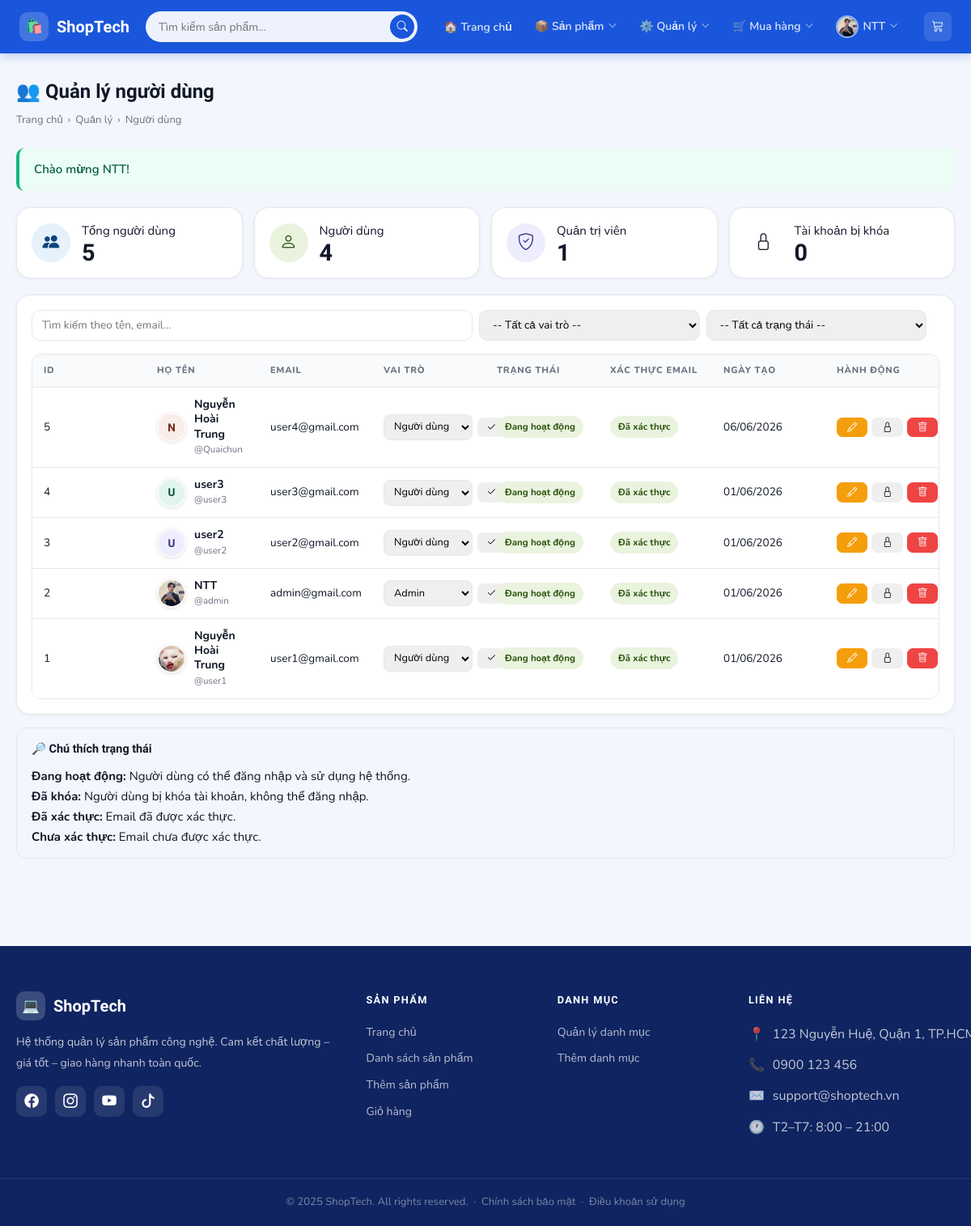
/Account/users (signed in), run on the app's committed database.
### tables this page shows
CREATE TABLE IF NOT EXISTS `account` (
  `id` int NOT NULL AUTO_INCREMENT,
  `username` varchar(255) NOT NULL,
  `fullname` varchar(255) NOT NULL,
  `email` varchar(255) DEFAULT NULL,
  `password` varchar(255) NOT NULL,
  `role` enum('admin','user') DEFAULT 'user',
  `status` enum('active','locked') NOT NULL DEFAULT 'active',
  `avatar` varchar(255) DEFAULT NULL,
  `remember_token` varchar(255) DEFAULT NULL,
  `remember_expires_at` datetime DEFAULT NULL,
  `reset_token` varchar(255) DEFAULT NULL,
  `reset_expires_at` datetime DEFAULT NULL,
  `email_verify_token` varchar(255) DEFAULT NULL,
  `email_verify_expires_at` datetime DEFAULT NULL,
  `email_verified_at` datetime DEFAULT NULL,
  `created_at` timestamp NULL DEFAULT CURRENT_TIMESTAMP,
  PRIMARY KEY (`id`),
  UNIQUE KEY `username` (`username`),
  UNIQUE KEY `uq_account_email` (`email`)
);

### app/controllers/AccountController.php (called while the page is built, shortened)
<?php
require_once 'app/config/database.php';
require_once 'app/models/AccountModel.php';
require_once 'app/helpers/SessionHelper.php';
class AccountController
{
    private $accountModel;
    public function __construct()
    {
        $this->db = (new Database())->getConnection();
        $this->accountModel = new AccountModel($this->db);
    }
    public function users()
    {
        $users = $this->accountModel->getAllUsers();
        include 'app/views/account/users.php';
    }
}

### index.php (called while the page is built, shortened)
<?php
$url = $_GET['url'] ?? 'product';
$url = rtrim($url, '/');
$url = filter_var($url, FILTER_SANITIZE_URL);
$url = explode('/', $url);
$action = isset($url[1]) && $url[1] != ''
    ? $url[1]
    : 'index';
$controller = new $controllerName();
call_user_func_array([$controller, $action], array_slice($url, 2));
?>

### app/helpers/SessionHelper.php (called while the page is built, shortened)
<?php
class SessionHelper
{
    public static function getFlash($key)
    {
        $msg = $_SESSION['flash'][$key] ?? null;
        return $msg;
    }
}

### app/config/database.php (called while the page is built, shortened)
<?php
class Database
{
    private $host = "localhost";
    private $db_name = "my_store";
    private $username = "root";
    private $password = "";
    public function getConnection()
    {
        $this->conn = null;
        try {
            $this->conn = new PDO(
                "mysql:host=" . $this->host . ";dbname=" . $this->db_name,
                $this->username,
                $this->password
            );
            $this->conn->exec("set names utf8");
        } catch (PDOException $exception) {
            echo "Connection error: " . $exception->getMessage();
        }
        return $this->conn;
    }
}

### app/models/AccountModel.php (called while the page is built, shortened)
<?php
class AccountModel
{
    private $db;
    public function __construct($db)
    {
        $this->db = $db;
    }
    public function getAllUsers()
    {
        $stmt = $this->db->query("SELECT id, username, fullname, email, avatar, role, status, email_verified_at, created_at FROM account ORDER BY id DESC");
        return $stmt->fetchAll(PDO::FETCH_OBJ);
    }
}

### app/views/account/users.php (the view, shortened to what this page needs)
<?php
require_once 'app/helpers/SessionHelper.php';
$flash = SessionHelper::getFlash('success');
$totalUsers = count($users);
$totalAdmins = 0;
$totalNormalUsers = 0;
$totalLocked = 0;
foreach ($users as $u) {
    if (($u->role ?? 'user') === 'admin') $totalAdmins++;
    else $totalNormalUsers++;
}
?>
<?php include 'app/views/shares/header.php'; ?>
<div class="st-page st-users-page">
<div class="st-container">
  <div class="st-page-head fade-up">
    <div>
      <h1>👥 Quản lý người dùng</h1>
      <div class="st-breadcrumb">
        <a href="/Product">Trang chủ</a> › <span>Quản lý</span> › <span>Người dùng</span>
      </div>
    </div>
  </div>
  <?php if ($flash): ?><div class="alert alert-success fade-up"><?php echo htmlspecialchars($flash, ENT_QUOTES, 'UTF-8'); ?></div><?php endif; ?>
  <div class="st-users-kpi-grid fade-up">
    <div class="st-users-kpi-card">
      <div class="st-users-kpi-icon blue"><i class="bi bi-people-fill"></i></div>
      <div><div class="st-users-kpi-title">Tổng người dùng</div><div class="st-users-kpi-value"><?php echo $totalUsers; ?></div></div>
    </div>
    <div class="st-users-kpi-card">
      <div class="st-users-kpi-icon green"><i class="bi bi-person"></i></div>
      <div><div class="st-users-kpi-title">Người dùng</div><div class="st-users-kpi-value"><?php echo $totalNormalUsers; ?></div></div>
    </div>
    <div class="st-users-kpi-card">
      <div class="st-users-kpi-icon purple"><i class="bi bi-shield-check"></i></div>
      <div><div class="st-users-kpi-title">Quản trị viên</div><div class="st-users-kpi-value"><?php echo $totalAdmins; ?></div></div>
    </div>
    <div class="st-users-kpi-card">
      <div class="st-users-kpi-icon orange"><i class="bi bi-lock"></i></div>
      <div><div class="st-users-kpi-title">Tài khoản bị khóa</div><div class="st-users-kpi-value"><?php echo $totalLocked; ?></div></div>
    </div>
  </div>
  <div class="st-users-panel fade-up">
    <div class="st-users-toolbar">
      <input id="userSearchInput" type="text" class="form-control" placeholder="Tìm kiếm theo tên, email...">
      <select id="roleFilter" class="form-select">
        <option value="">-- Tất cả vai trò --</option>
      </select>
      <select id="statusFilter" class="form-select">
        <option value="">-- Tất cả trạng thái --</option>
      </select>
    </div>
    <div class="table-responsive st-users-table-wrap">
      <table class="table st-users-table">
        <thead>
          <tr>
            <th>ID</th>
            <th>Họ tên</th>
            <th>Email</th>
            <th>Vai trò</th>
            <th>Trạng thái</th>
            <th>Xác thực email</th>
            <th>Ngày tạo</th>
            <th>Hành động</th>
          </tr>
        </thead>
        <tbody id="usersTableBody">
          <?php foreach ($users as $u): ?>
          <?php
            $status = $u->status ?? 'active';
            $role = $u->role ?? 'user';
          ?>
          <tr class="<?php echo $status === 'active' ? 'row-active' : 'row-locked'; ?>" data-role="<?php echo htmlspecialchars($role, ENT_QUOTES, 'UTF-8'); ?>" data-status="<?php echo htmlspecialchars($status, ENT_QUOTES, 'UTF-8'); ?>">
            <td><div class="st-td"><?php echo (int)$u->id; ?></div></td>
            <td>
              <div class="st-td">
                <div class="st-user-cell">
                  <?php
                    $palette = ['blue', 'green', 'amber', 'purple', 'teal', 'coral', 'pink'];
                    $colorClass = $palette[((int)$u->id) % count($palette)];
                  ?>
                  <div class="st-user-av <?php echo $colorClass; ?>">
                    <?php if (!empty($u->avatar)): ?>
                      <img src="/<?php echo htmlspecialchars($u->avatar, ENT_QUOTES, 'UTF-8'); ?>" alt="avatar">
                    <?php else: ?>
                      <?php echo strtoupper(mb_substr($u->fullname ?: $u->username, 0, 1, 'UTF-8')); ?>
                    <?php endif; ?>
                  </div>
                  <div>
                    <div class="st-user-name"><?php echo htmlspecialchars($u->fullname, ENT_QUOTES, 'UTF-8'); ?></div>
                    <div class="st-user-un">@<?php echo htmlspecialchars($u->username, ENT_QUOTES, 'UTF-8'); ?></div>
                  </div>
                </div>
              </div>
            </td>
            <td><div class="st-td"><?php echo htmlspecialchars($u->email ?? '', ENT_QUOTES, 'UTF-8'); ?></div></td>
            <td>
              <div class="st-td">
                <form method="POST" action="/Account/updateUserRole" class="st-users-inline-form">
                  <select name="role" class="form-select form-select-sm">
                    <option value="user" <?php echo $role === 'user' ? 'selected' : ''; ?>>Người dùng</option>
                    <option value="admin" <?php echo $role === 'admin' ? 'selected' : ''; ?>>Admin</option>
                  </select>
                  <button class="btn btn-sm btn-outline-primary" type="submit"><i class="bi bi-check2"></i></button>
                </form>
              </div>
            </td>
            <td>
              <div class="st-td">
                <span class="st-ubadge <?php echo $status === 'active' ? 'active' : 'locked'; ?>">
                  <?php echo $status === 'active' ? 'Đang hoạt động' : 'Đã khóa'; ?>
                </span>
              </div>
            </td>
            <td>
              <div class="st-td">
                <span class="st-ubadge <?php echo !empty($u->email_verified_at) ? 'verified' : 'unverified'; ?>">
                  <?php echo !empty($u->email_verified_at) ? 'Đã xác thực' : 'Chưa xác thực'; ?>
                </span>
              </div>
            </td>
            <td><div class="st-td"><?php echo !empty($u->created_at) ? date('d/m/Y', strtotime($u->created_at)) : '-'; ?></div></td>
            <td>
              <div class="st-td" style="display: flex; gap: 5px;">
                <a href="/Account/editUser/<?php echo (int)$u->id; ?>" class="btn btn-sm btn-warning" title="Sửa">
                  <i class="bi bi-pencil"></i>
                </a>
                <form method="POST" action="/Account/toggleUserStatus" style="display: inline-block;">
                  <button class="btn btn-sm <?php echo $status === 'active' ? 'btn-outline-danger' : 'btn-outline-success'; ?>" type="submit" title="<?php echo $status === 'active' ? 'Khóa' : 'Mở khóa'; ?>">
                    <i class="bi <?php echo $status === 'active' ? 'bi-lock' : 'bi-unlock'; ?>"></i>
                  </button>
                </form>
                <a href="/Account/deleteUser/<?php echo (int)$u->id; ?>" class="btn btn-sm btn-danger" onclick="return confirm('Bạn có chắc chắn muốn xóa người dùng này? Thao tác này không thể hoàn tác!')" title="Xóa">
                  <i class="bi bi-trash"></i>
                </a>
              </div>
            </td>
          </tr>
          <?php endforeach; ?>
        </tbody>
      </table>
    </div>
  </div>
  <div class="st-users-note fade-up">
    <h4>🔎 Chú thích trạng thái</h4>
    <p><strong>Đang hoạt động:</strong> Người dùng có thể đăng nhập và sử dụng hệ thống.</p>
    <p><strong>Đã khóa:</strong> Người dùng bị khóa tài khoản, không thể đăng nhập.</p>
    <p><strong>Đã xác thực:</strong> Email đã được xác thực.</p>
    <p><strong>Chưa xác thực:</strong> Email chưa được xác thực.</p>
  </div>
</div>
</div>
<?php include 'app/views/shares/footer.php'; ?>

### data on the page
account: id "5", fullname "N", fullname "Nguyễn Hoài Trung", username "Quaichun", email "user4@gmail.com", role "Người dùng", status "Đang hoạt động", created_at "06/06/2026"
account: id "4", fullname "U", fullname "user3", username "user3", email "user3@gmail.com", role "Người dùng", status "Đang hoạt động", created_at "01/06/2026"
account: id "3", fullname "U", fullname "user2", username "user2", email "user2@gmail.com", role "Người dùng", status "Đang hoạt động", created_at "01/06/2026"
account: id "2", avatar (picture), fullname "NTT", username "admin", email "admin@gmail.com", role "Admin", status "Đang hoạt động", created_at "01/06/2026"
account: id "1", avatar (picture), fullname "Nguyễn Hoài Trung", username "user1", email "user1@gmail.com", role "Người dùng", status "Đang hoạt động", created_at "01/06/2026"

### other printed values
$flash "Chào mừng NTT!"
$totalUsers "5"
$totalNormalUsers "4"
$totalAdmins "1"
$totalLocked "0"
